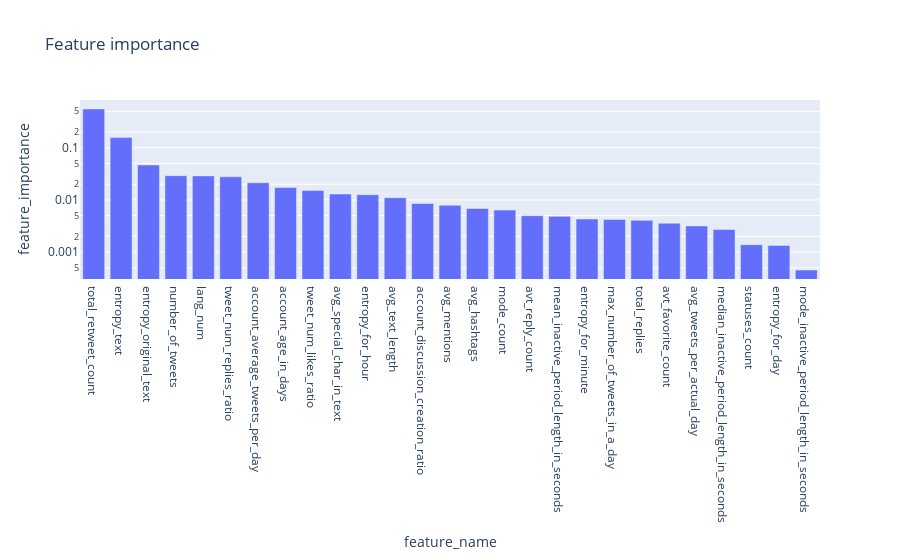

Source (notebook cell):
### Code cell
fold_classify_and_plot1(df, label, cv=10, max_tree_depth=10, criterion="entropy")

### Figure 1 — Plotly figure (JSON) as saved in the notebook; plotly's stock layout.template omitted (floating-point values rounded to 4 significant figures)
{"data": [{"alignmentgroup": "True", "hovertemplate": "feature_name=%{x}<br>feature_importance=%{y}<extra></extra>", "legendgroup": "", "marker": {"color": "#636efa", "pattern": {"shape": ""}}, "name": "", "offsetgroup": "", "orientation": "v", "showlegend": false, "textposition": "auto", "type": "bar", "x": ["total_retweet_count", "entropy_text", "entropy_original_text", "number_of_tweets", "lang_num", "tweet_num_replies_ratio", "account_average_tweets_per_day", "account_age_in_days", "tweet_num_likes_ratio", "avg_special_char_in_text", "entropy_for_hour", "avg_text_length", "account_discussion_creation_ratio", "avg_mentions", "avg_hashtags", "mode_count", "avt_reply_count", "mean_inactive_period_length_in_seconds", "entropy_for_minute", "max_number_of_tweets_in_a_day", "total_replies", "avt_favorite_count", "avg_tweets_per_actual_day", "median_inactive_period_length_in_seconds", "statuses_count", "entropy_for_day", "mode_inactive_period_length_in_seconds"], "xaxis": "x", "y": [0.5553, 0.1568, 0.04683, 0.02925, 0.02892, 0.02774, 0.02135, 0.01728, 0.01513, 0.01297, 0.0126, 0.01105, 0.008548, 0.007904, 0.00687, 0.00639, 0.005, 0.004847, 0.004303, 0.004225, 0.004058, 0.003578, 0.003168, 0.002706, 0.001384, 0.001343, 0.0004525], "yaxis": "y"}], "layout": {"barmode": "relative", "legend": {"tracegroupgap": 0}, "title": {"text": "Feature importance"}, "xaxis": {"anchor": "y", "domain": [0, 1], "title": {"text": "feature_name"}}, "yaxis": {"anchor": "x", "domain": [0, 1], "title": {"text": "feature_importance"}, "type": "log"}}}
